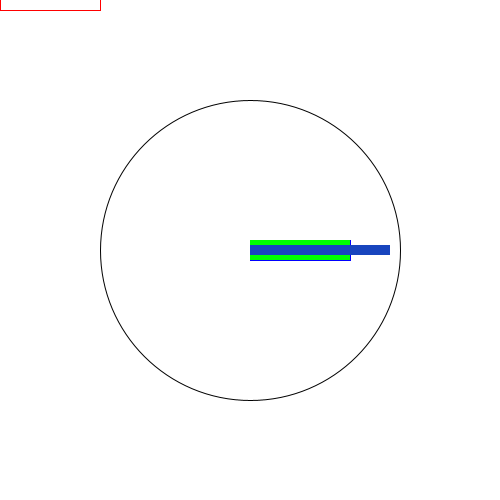
Frame 1 (no input)
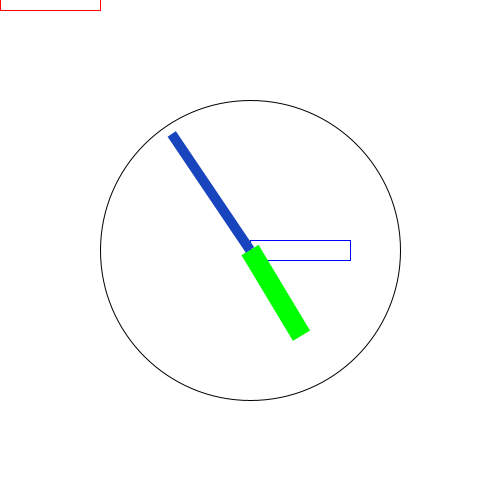
Frame 60 (the mouse pressed at the canvas centre just before this capture)
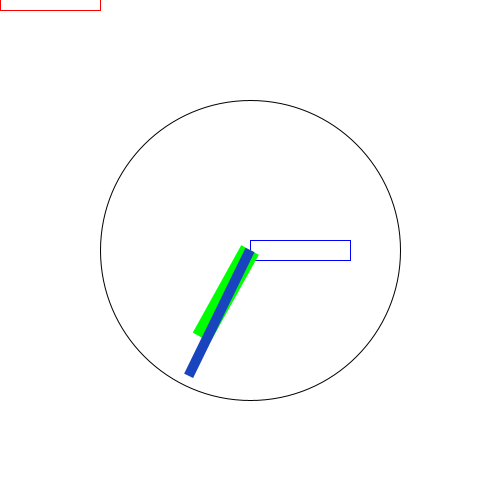
Frame 120 (the mouse held since frame 60 and released just before this capture)

The Processing sketch that drew these frames (run headless with seeded random() and noise(); from frame 60 on, the mouse is pressed at the canvas centre):

// Processing sketch: clock
// ── clock.pde
float time = 0;

void setup() {
  size(500, 500);
  rectMode(CENTER);
}

void draw() {
  background(255);

  pushMatrix();

  stroke(255, 0, 0);
  noFill();
  rect(50, 0, 100, 20);

  translate(width/2, height/2);
  stroke(0);
  noFill();
  ellipse(0, 0, 300, 300);
  
  stroke(0, 0, 255);
  noFill();
  rect(50, 0, 100, 20);

  pushMatrix();
  rotate(radians(time));
  noStroke();
  fill(0, 255, 0);
  rect(50, 0, 100, 20);
  popMatrix();
  
  rotate(radians(time) * 4);
  fill(24, 69, 190);
  rect(70, 0, 140, 10);
  
  popMatrix();
  
  time++;
}
